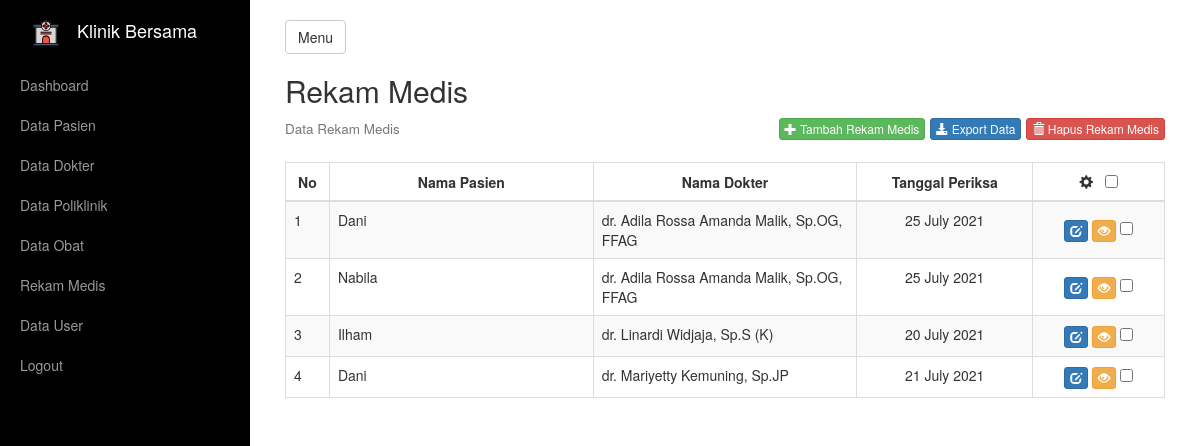
/rekam_medis/index.php (signed in), run on the app's committed database.
### tables this page shows
CREATE TABLE `tb_rekam_medis` (
  `id_rm` varchar(100) NOT NULL,
  `id_pasien` varchar(100) NOT NULL,
  `id_dokter` varchar(100) NOT NULL,
  `id_poli` varchar(100) NOT NULL,
  `keluhan` text NOT NULL,
  `diagnosa` text NOT NULL,
  `tgl_periksa` date NOT NULL,
  `jenis_pembayaran` enum('BPJS','Cash') DEFAULT NULL,
  `total_pembayaran` varchar(50) DEFAULT NULL
);

CREATE TABLE `tb_pasien` (
  `id_pasien` varchar(150) NOT NULL,
  `nama_pasien` varchar(200) NOT NULL,
  `dok_identitas` enum('KTP','SIM','Paspor','Kitas') NOT NULL,
  `nomor_identitas` varchar(30) NOT NULL,
  `jenis_kelamin` enum('Pria','Wanita') NOT NULL,
  `alamat` text NOT NULL,
  `no_telp` varchar(15) NOT NULL
);

CREATE TABLE `tb_dokter` (
  `id_dokter` varchar(150) NOT NULL,
  `nama_dokter` varchar(200) NOT NULL,
  `jenis_kelamin` enum('Pria','Wanita') NOT NULL,
  `spesialis` varchar(100) NOT NULL,
  `alamat` text NOT NULL,
  `no_telp` varchar(15) NOT NULL
);

### rekam_medis/index.php (the view, shortened to what this page needs)
<?php include_once '../_header.php'; ?>
<div class="box">
    <h2>Rekam Medis</h2>
    <h4 style="margin-bottom: 25px;">
        <small>Data Rekam Medis</small>
        <div class="pull-right">
            <a href="form_rm.php" class="btn btn-success btn-xs"><i class="glyphicon glyphicon-plus"></i>&nbsp;Tambah Rekam Medis</a>
            <a href="../export/data_rm.php" class="btn btn-primary btn-xs"><i class="glyphicon glyphicon-download-alt"></i>&nbsp;Export Data</a>
            <button class="btn btn-danger btn-xs" id="hapus_rm"><i class="glyphicon glyphicon-trash"></i>&nbsp;Hapus Rekam Medis</button>
        </div>
    </h4>
    <form name="proses" method="POST">
        <div class="table-responsive">
            <table id="dataTableRm" class="display table table-striped table-bordered table-hover" style="width: 100%;">
                <thead>
                    <tr>
                        <th style="width: 5%; text-align: center;">No</th>
                        <th style="width: 30%; text-align: center;">Nama Pasien</th>
                        <th style="width: 30%; text-align: center;">Nama Dokter</th>
                        <th style="width: 20%; text-align: center;">Tanggal Periksa</th>
                        <th style="width: 15%; text-align: center;"><i class="glyphicon glyphicon-cog"></i> &nbsp; <input type="checkbox" id="select_all"></th>
                    </tr>
                </thead>
                <tbody>
                    <?php
                    $no = 1;
                    $sql_select_rm = mysqli_query($connect, "SELECT * FROM tb_rekam_medis JOIN tb_pasien ON tb_pasien.id_pasien = tb_rekam_medis.id_pasien JOIN tb_dokter ON tb_dokter.id_dokter = tb_rekam_medis.id_dokter");
                    while ($row = mysqli_fetch_array($sql_select_rm)) {
                    ?>
                        <tr>
                            <td><?= $no++; ?></td>
                            <td><?= $row['nama_pasien']; ?></td>
                            <td><?= $row['nama_dokter']; ?></td>
                            <td style="text-align: center;"><?= date('d F Y', strtotime($row['tgl_periksa'])); ?></td>
                            <td style="vertical-align: middle; text-align: center;">
                                <a href="form_rm.php?id=<?= $row['id_rm']; ?>" class="btn btn-primary btn-xs"><i class="glyphicon glyphicon-edit"></i></a>
                                <?php if ($row['jenis_pembayaran'] == null) { ?>
                                    <a href="pembayaran_rm.php?id=<?= $row['id_rm']; ?>" class="btn btn-info btn-xs"><i class="glyphicon glyphicon-tasks"></i></a>
                                <?php } else { ?>
                                    <a href="detail_rm.php?id=<?= $row['id_rm']; ?>" class="btn btn-warning btn-xs"><i class="glyphicon glyphicon-eye-open"></i></a>
                                <?php } ?>
                                <input type="checkbox" name="checked[]" class="check" value="<?= $row['id_rm']; ?>">
                            </td>
                        </tr>
                    <?php } ?>
                </tbody>
            </table>
        </div>
    </form>
</div>
<?php include_once '../_footer.php'; ?>

### data on the page
tb_rekam_medis: id_pasien.nama_pasien "Dani", id_dokter.nama_dokter "dr. Adila Rossa Amanda Malik, Sp.OG, FFAG", tgl_periksa "25 July 2021"
tb_rekam_medis: id_pasien.nama_pasien "Nabila", id_dokter.nama_dokter "dr. Adila Rossa Amanda Malik, Sp.OG, FFAG", tgl_periksa "25 July 2021"
tb_rekam_medis: id_pasien.nama_pasien "Ilham", id_dokter.nama_dokter "dr. Linardi Widjaja, Sp.S (K)", tgl_periksa "20 July 2021"
tb_rekam_medis: id_pasien.nama_pasien "Dani", id_dokter.nama_dokter "dr. Mariyetty Kemuning, Sp.JP", tgl_periksa "21 July 2021"
